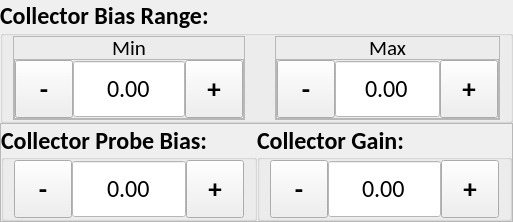
          <widget class="QWidget" name="ion_energy_analyzer_2">
           <layout class="QVBoxLayout" name="verticalLayout_36">
            <property name="spacing">
             <number>0</number>
            </property>
            <property name="leftMargin">
             <number>0</number>
            </property>
            <property name="topMargin">
             <number>0</number>
            </property>
            <property name="rightMargin">
             <number>0</number>
            </property>
            <property name="bottomMargin">
             <number>0</number>
            </property>
            <item>
             <widget class="QGroupBox" name="iea_collect_bias_gb">
              <property name="minimumSize">
               <size>
                <width>0</width>
                <height>112</height>
               </size>
              </property>
              <property name="font">
               <font>
                <family>Calibri</family>
                <pointsize>18</pointsize>
                <weight>75</weight>
                <bold>true</bold>
               </font>
              </property>
              <property name="title">
               <string>Collector Bias Range:</string>
              </property>
              <layout class="QHBoxLayout" name="horizontalLayout_64">
               <property name="spacing">
                <number>30</number>
               </property>
               <property name="leftMargin">
                <number>10</number>
               </property>
               <property name="topMargin">
                <number>0</number>
               </property>
               <property name="rightMargin">
                <number>10</number>
               </property>
               <property name="bottomMargin">
                <number>0</number>
               </property>
               <item>
                <widget class="QFrame" name="iea_collect_bias_min_frame">
                 <property name="maximumSize">
                  <size>
                   <width>1000</width>
                   <height>1000</height>
                  </size>
                 </property>
                 <property name="frameShape">
                  <enum>QFrame::StyledPanel</enum>
                 </property>
                 <property name="frameShadow">
                  <enum>QFrame::Raised</enum>
                 </property>
                 <layout class="QVBoxLayout" name="verticalLayout_34">
                  <property name="spacing">
                   <number>0</number>
                  </property>
                  <property name="leftMargin">
                   <number>0</number>
                  </property>
                  <property name="topMargin">
                   <number>0</number>
                  </property>
                  <property name="rightMargin">
                   <number>0</number>
                  </property>
                  <property name="bottomMargin">
                   <number>0</number>
                  </property>
                  <item>
                   <widget class="QLabel" name="iea_collect_bias_min_label">
                    <property name="minimumSize">
                     <size>
                      <width>40</width>
                      <height>22</height>
                     </size>
                    </property>
                    <property name="maximumSize">
                     <size>
                      <width>1000</width>
                      <height>22</height>
                     </size>
                    </property>
                    <property name="font">
                     <font>
                      <family>Calibri</family>
                      <pointsize>16</pointsize>
                      <weight>50</weight>
                      <bold>false</bold>
                     </font>
                    </property>
                    <property name="text">
                     <string>Min</string>
                    </property>
                    <property name="alignment">
                     <set>Qt::AlignCenter</set>
                    </property>
                   </widget>
                  </item>
                  <item>
                   <widget class="QFrame" name="frame_24">
                    <property name="minimumSize">
                     <size>
                      <width>0</width>
                      <height>58</height>
                     </size>
                    </property>
                    <property name="frameShape">
                     <enum>QFrame::StyledPanel</enum>
                    </property>
                    <property name="frameShadow">
                     <enum>QFrame::Raised</enum>
                    </property>
                    <layout class="QHBoxLayout" name="horizontalLayout_65">
                     <property name="spacing">
                      <number>0</number>
                     </property>
                     <property name="leftMargin">
                      <number>0</number>
                     </property>
                     <property name="topMargin">
                      <number>0</number>
                     </property>
                     <property name="rightMargin">
                      <number>0</number>
                     </property>
                     <property name="bottomMargin">
                      <number>0</number>
                     </property>
                     <item>
                      <widget class="QToolButton" name="iea_collect_bias_min_minus">
                       <property name="minimumSize">
                        <size>
                         <width>58</width>
                         <height>58</height>
                        </size>
                       </property>
                       <property name="maximumSize">
                        <size>
                         <width>58</width>
                         <height>58</height>
                        </size>
                       </property>
                       <property name="font">
                        <font>
                         <pointsize>20</pointsize>
                         <weight>75</weight>
                         <bold>true</bold>
                        </font>
                       </property>
                       <property name="text">
                        <string>-</string>
                       </property>
                      </widget>
                     </item>
                     <item>
                      <widget class="QDoubleSpinBox" name="iea_collect_bias_min_input">
                       <property name="minimumSize">
                        <size>
                         <width>0</width>
                         <height>0</height>
                        </size>
                       </property>
                       <property name="maximumSize">
                        <size>
                         <width>1000</width>
                         <height>58</height>
                        </size>
                       </property>
                       <property name="font">
                        <font>
                         <family>Calibri</family>
                         <pointsize>18</pointsize>
                         <weight>50</weight>
                         <bold>false</bold>
                        </font>
                       </property>
                       <property name="layoutDirection">
                        <enum>Qt::LeftToRight</enum>
                       </property>
                       <property name="styleSheet">
                        <string notr="true">QDoubleSpinBox {
	background-color: #FFFFFF;
}</string>
                       </property>
                       <property name="alignment">
                        <set>Qt::AlignCenter</set>
                       </property>
                       <property name="readOnly">
                        <bool>true</bool>
                       </property>
                       <property name="buttonSymbols">
                        <enum>QAbstractSpinBox::NoButtons</enum>
                       </property>
                       <property name="correctionMode">
                        <enum>QAbstractSpinBox::CorrectToPreviousValue</enum>
                       </property>
                       <property name="showGroupSeparator" stdset="0">
                        <bool>false</bool>
                       </property>
                       <property name="minimum">
                        <double>-10000.000000000000000</double>
                       </property>
                       <property name="maximum">
                        <double>10000.000000000000000</double>
                       </property>
                      </widget>
                     </item>
                     <item>
                      <widget class="QToolButton" name="iea_collect_bias_min_plus">
                       <property name="minimumSize">
                        <size>
                         <width>58</width>
                         <height>58</height>
                        </size>
                       </property>
                       <property name="maximumSize">
                        <size>
                         <width>16777215</width>
                         <height>58</height>
                        </size>
                       </property>
                       <property name="font">
                        <font>
                         <pointsize>20</pointsize>
                         <weight>75</weight>
                         <bold>true</bold>
                        </font>
                       </property>
                       <property name="focusPolicy">
                        <enum>Qt::NoFocus</enum>
                       </property>
                       <property name="text">
                        <string>+</string>
                       </property>
                      </widget>
                     </item>
                    </layout>
                   </widget>
                  </item>
                 </layout>
                </widget>
               </item>
               <item>
                <widget class="QFrame" name="iea_collect_bias_max_frame">
                 <property name="minimumSize">
                  <size>
                   <width>0</width>
                   <height>0</height>
                  </size>
                 </property>
                 <property name="maximumSize">
                  <size>
                   <width>1000</width>
                   <height>1000</height>
                  </size>
                 </property>
                 <property name="frameShape">
                  <enum>QFrame::StyledPanel</enum>
                 </property>
                 <property name="frameShadow">
                  <enum>QFrame::Raised</enum>
                 </property>
                 <layout class="QVBoxLayout" name="verticalLayout_35">
                  <property name="spacing">
                   <number>0</number>
                  </property>
                  <property name="leftMargin">
                   <number>0</number>
                  </property>
                  <property name="topMargin">
                   <number>0</number>
                  </property>
                  <property name="rightMargin">
                   <number>0</number>
                  </property>
                  <property name="bottomMargin">
                   <number>0</number>
                  </property>
                  <item>
                   <widget class="QLabel" name="iea_collect_bias_max_label">
                    <property name="minimumSize">
                     <size>
                      <width>42</width>
                      <height>22</height>
                     </size>
                    </property>
                    <property name="maximumSize">
                     <size>
                      <width>1000</width>
                      <height>22</height>
                     </size>
                    </property>
                    <property name="font">
                     <font>
                      <family>Calibri</family>
                      <pointsize>16</pointsize>
                      <weight>50</weight>
                      <bold>false</bold>
                     </font>
                    </property>
                    <property name="text">
                     <string>Max</string>
                    </property>
                    <property name="alignment">
                     <set>Qt::AlignCenter</set>
                    </property>
                   </widget>
                  </item>
                  <item>
                   <widget class="QFrame" name="frame_25">
                    <property name="frameShape">
                     <enum>QFrame::StyledPanel</enum>
                    </property>
                    <property name="frameShadow">
                     <enum>QFrame::Raised</enum>
                    </property>
                    <layout class="QHBoxLayout" name="horizontalLayout_66">
                     <property name="spacing">
                      <number>0</number>
                     </property>
                     <property name="leftMargin">
                      <number>0</number>
                     </property>
                     <property name="topMargin">
                      <number>0</number>
                     </property>
                     <property name="rightMargin">
                      <number>0</number>
                     </property>
                     <property name="bottomMargin">
                      <number>0</number>
                     </property>
                     <item>
                      <widget class="QToolButton" name="iea_collect_bias_max_minus">
                       <property name="minimumSize">
                        <size>
                         <width>58</width>
                         <height>58</height>
                        </size>
                       </property>
                       <property name="maximumSize">
                        <size>
                         <width>58</width>
                         <height>58</height>
                        </size>
                       </property>
                       <property name="font">
                        <font>
                         <pointsize>20</pointsize>
                         <weight>75</weight>
                         <bold>true</bold>
                        </font>
                       </property>
                       <property name="text">
                        <string>-</string>
                       </property>
                      </widget>
                     </item>
                     <item>
                      <widget class="QDoubleSpinBox" name="iea_collect_bias_max_input">
                       <property name="minimumSize">
                        <size>
                         <width>0</width>
                         <height>0</height>
                        </size>
                       </property>
                       <property name="maximumSize">
                        <size>
                         <width>1000</width>
                         <height>58</height>
                        </size>
                       </property>
                       <property name="font">
                        <font>
                         <family>Calibri</family>
                         <pointsize>18</pointsize>
                         <weight>50</weight>
                         <bold>false</bold>
                        </font>
                       </property>
                       <property name="layoutDirection">
                        <enum>Qt::LeftToRight</enum>
                       </property>
                       <property name="styleSheet">
                        <string notr="true">QDoubleSpinBox {
	background-color: #FFFFFF;
}</string>
                       </property>
                       <property name="alignment">
                        <set>Qt::AlignCenter</set>
                       </property>
                       <property name="readOnly">
                        <bool>true</bool>
                       </property>
                       <property name="buttonSymbols">
                        <enum>QAbstractSpinBox::NoButtons</enum>
                       </property>
                       <property name="correctionMode">
                        <enum>QAbstractSpinBox::CorrectToPreviousValue</enum>
                       </property>
                       <property name="showGroupSeparator" stdset="0">
                        <bool>false</bool>
                       </property>
                       <property name="maximum">
                        <double>10000.000000000000000</double>
                       </property>
                      </widget>
                     </item>
                     <item>
                      <widget class="QToolButton" name="iea_collect_bias_max_plus">
                       <property name="minimumSize">
                        <size>
                         <width>58</width>
                         <height>58</height>
                        </size>
                       </property>
                       <property name="maximumSize">
                        <size>
                         <width>16777215</width>
                         <height>58</height>
                        </size>
                       </property>
                       <property name="font">
                        <font>
                         <pointsize>20</pointsize>
                         <weight>75</weight>
                         <bold>true</bold>
                        </font>
                       </property>
                       <property name="focusPolicy">
                        <enum>Qt::NoFocus</enum>
                       </property>
                       <property name="text">
                        <string>+</string>
                       </property>
                      </widget>
                     </item>
                    </layout>
                   </widget>
                  </item>
                 </layout>
                </widget>
               </item>
              </layout>
             </widget>
            </item>
            <item>
             <widget class="QFrame" name="frame_7">
              <property name="frameShape">
               <enum>QFrame::StyledPanel</enum>
              </property>
              <property name="frameShadow">
               <enum>QFrame::Raised</enum>
              </property>
              <layout class="QHBoxLayout" name="horizontalLayout_67">
               <property name="spacing">
                <number>0</number>
               </property>
               <property name="leftMargin">
                <number>0</number>
               </property>
               <property name="topMargin">
                <number>0</number>
               </property>
               <property name="rightMargin">
                <number>0</number>
               </property>
               <property name="bottomMargin">
                <number>0</number>
               </property>
               <item>
                <widget class="QGroupBox" name="iea_collector_probe_gb">
                 <property name="font">
                  <font>
                   <family>Calibri</family>
                   <pointsize>18</pointsize>
                   <weight>75</weight>
                   <bold>true</bold>
                  </font>
                 </property>
                 <property name="styleSheet">
                  <string notr="true"/>
                 </property>
                 <property name="title">
                  <string>Collector Probe Bias:</string>
                 </property>
                 <property name="alignment">
                  <set>Qt::AlignLeading|Qt::AlignLeft|Qt::AlignVCenter</set>
                 </property>
                 <layout class="QHBoxLayout" name="horizontalLayout_68">
                  <property name="spacing">
                   <number>0</number>
                  </property>
                  <property name="leftMargin">
                   <number>10</number>
                  </property>
                  <property name="topMargin">
                   <number>0</number>
                  </property>
                  <property name="rightMargin">
                   <number>10</number>
                  </property>
                  <property name="bottomMargin">
                   <number>0</number>
                  </property>
                  <item>
                   <widget class="QToolButton" name="iea_collector_probe_minus">
                    <property name="minimumSize">
                     <size>
                      <width>58</width>
                      <height>58</height>
                     </size>
                    </property>
                    <property name="maximumSize">
                     <size>
                      <width>58</width>
                      <height>58</height>
                     </size>
                    </property>
                    <property name="font">
                     <font>
                      <pointsize>20</pointsize>
                      <weight>75</weight>
                      <bold>true</bold>
                     </font>
                    </property>
                    <property name="text">
                     <string>-</string>
                    </property>
                   </widget>
                  </item>
                  <item>
                   <widget class="QDoubleSpinBox" name="iea_collector_probe_input">
                    <property name="minimumSize">
                     <size>
                      <width>0</width>
                      <height>58</height>
                     </size>
                    </property>
                    <property name="maximumSize">
                     <size>
                      <width>1000</width>
                      <height>58</height>
                     </size>
                    </property>
                    <property name="font">
                     <font>
                      <family>Calibri</family>
                      <pointsize>18</pointsize>
                      <weight>50</weight>
                      <bold>false</bold>
                     </font>
                    </property>
                    <property name="focusPolicy">
                     <enum>Qt::NoFocus</enum>
                    </property>
                    <property name="layoutDirection">
                     <enum>Qt::LeftToRight</enum>
                    </property>
                    <property name="styleSheet">
                     <string notr="true">QDoubleSpinBox {
	background-color: #FFFFFF;
}</string>
                    </property>
                    <property name="alignment">
                     <set>Qt::AlignCenter</set>
                    </property>
                    <property name="readOnly">
                     <bool>true</bool>
                    </property>
                    <property name="buttonSymbols">
                     <enum>QAbstractSpinBox::NoButtons</enum>
                    </property>
                    <property name="correctionMode">
                     <enum>QAbstractSpinBox::CorrectToPreviousValue</enum>
                    </property>
                    <property name="showGroupSeparator" stdset="0">
                     <bool>false</bool>
                    </property>
                    <property name="decimals">
                     <number>2</number>
                    </property>
                    <property name="minimum">
                     <double>-10000.000000000000000</double>
                    </property>
                    <property name="maximum">
                     <double>10000.000000000000000</double>
                    </property>
                   </widget>
                  </item>
                  <item>
                   <widget class="QToolButton" name="iea_collector_probe_plus">
                    <property name="minimumSize">
                     <size>
                      <width>58</width>
                      <height>58</height>
                     </size>
                    </property>
                    <property name="maximumSize">
                     <size>
                      <width>16777215</width>
                      <height>58</height>
                     </size>
                    </property>
                    <property name="font">
                     <font>
                      <pointsize>20</pointsize>
                      <weight>75</weight>
                      <bold>true</bold>
                     </font>
                    </property>
                    <property name="focusPolicy">
                     <enum>Qt::NoFocus</enum>
                    </property>
                    <property name="text">
                     <string>+</string>
                    </property>
                   </widget>
                  </item>
                 </layout>
                </widget>
               </item>
               <item>
                <widget class="QGroupBox" name="iea_collector_gain_gb">
                 <property name="font">
                  <font>
                   <family>Calibri</family>
                   <pointsize>18</pointsize>
                   <weight>75</weight>
                   <bold>true</bold>
                  </font>
                 </property>
                 <property name="styleSheet">
                  <string notr="true"/>
                 </property>
                 <property name="title">
                  <string>Collector Gain:</string>
                 </property>
                 <property name="alignment">
                  <set>Qt::AlignLeading|Qt::AlignLeft|Qt::AlignVCenter</set>
                 </property>
                 <layout class="QHBoxLayout" name="horizontalLayout_69">
                  <property name="spacing">
                   <number>0</number>
                  </property>
                  <property name="leftMargin">
                   <number>10</number>
                  </property>
                  <property name="topMargin">
                   <number>0</number>
                  </property>
                  <property name="rightMargin">
                   <number>10</number>
                  </property>
                  <property name="bottomMargin">
                   <number>0</number>
                  </property>
                  <item>
                   <widget class="QToolButton" name="iea_collector_gain_minus">
                    <property name="minimumSize">
                     <size>
                      <width>58</width>
                      <height>58</height>
                     </size>
                    </property>
                    <property name="maximumSize">
                     <size>
                      <width>58</width>
                      <height>58</height>
                     </size>
                    </property>
                    <property name="font">
                     <font>
                      <pointsize>20</pointsize>
                      <weight>75</weight>
                      <bold>true</bold>
                     </font>
                    </property>
                    <property name="text">
                     <string>-</string>
                    </property>
                   </widget>
                  </item>
                  <item>
                   <widget class="QDoubleSpinBox" name="iea_collector_gain_input">
                    <property name="minimumSize">
                     <size>
                      <width>0</width>
                      <height>58</height>
                     </size>
                    </property>
                    <property name="maximumSize">
                     <size>
                      <width>1000</width>
                      <height>58</height>
                     </size>
                    </property>
                    <property name="font">
                     <font>
                      <family>Calibri</family>
                      <pointsize>18</pointsize>
                      <weight>50</weight>
                      <bold>false</bold>
                     </font>
                    </property>
                    <property name="focusPolicy">
                     <enum>Qt::NoFocus</enum>
                    </property>
                    <property name="layoutDirection">
                     <enum>Qt::LeftToRight</enum>
                    </property>
                    <property name="styleSheet">
                     <string notr="true">QDoubleSpinBox {
	background-color: #FFFFFF;
}</string>
                    </property>
                    <property name="alignment">
                     <set>Qt::AlignCenter</set>
                    </property>
                    <property name="readOnly">
                     <bool>true</bool>
                    </property>
                    <property name="buttonSymbols">
                     <enum>QAbstractSpinBox::NoButtons</enum>
                    </property>
                    <property name="correctionMode">
                     <enum>QAbstractSpinBox::CorrectToPreviousValue</enum>
                    </property>
                    <property name="showGroupSeparator" stdset="0">
                     <bool>false</bool>
                    </property>
                    <property name="decimals">
                     <number>2</number>
                    </property>
                    <property name="minimum">
                     <double>-10000.000000000000000</double>
                    </property>
                    <property name="maximum">
                     <double>10000.000000000000000</double>
                    </property>
                   </widget>
                  </item>
                  <item>
                   <widget class="QToolButton" name="iea_collector_gain_plus">
                    <property name="minimumSize">
                     <size>
                      <width>58</width>
                      <height>58</height>
                     </size>
                    </property>
                    <property name="maximumSize">
                     <size>
                      <width>16777215</width>
                      <height>58</height>
                     </size>
                    </property>
                    <property name="font">
                     <font>
                      <pointsize>20</pointsize>
                      <weight>75</weight>
                      <bold>true</bold>
                     </font>
                    </property>
                    <property name="focusPolicy">
                     <enum>Qt::NoFocus</enum>
                    </property>
                    <property name="text">
                     <string>+</string>
                    </property>
                   </widget>
                  </item>
                 </layout>
                </widget>
               </item>
              </layout>
             </widget>
            </item>
           </layout>
          </widget>
